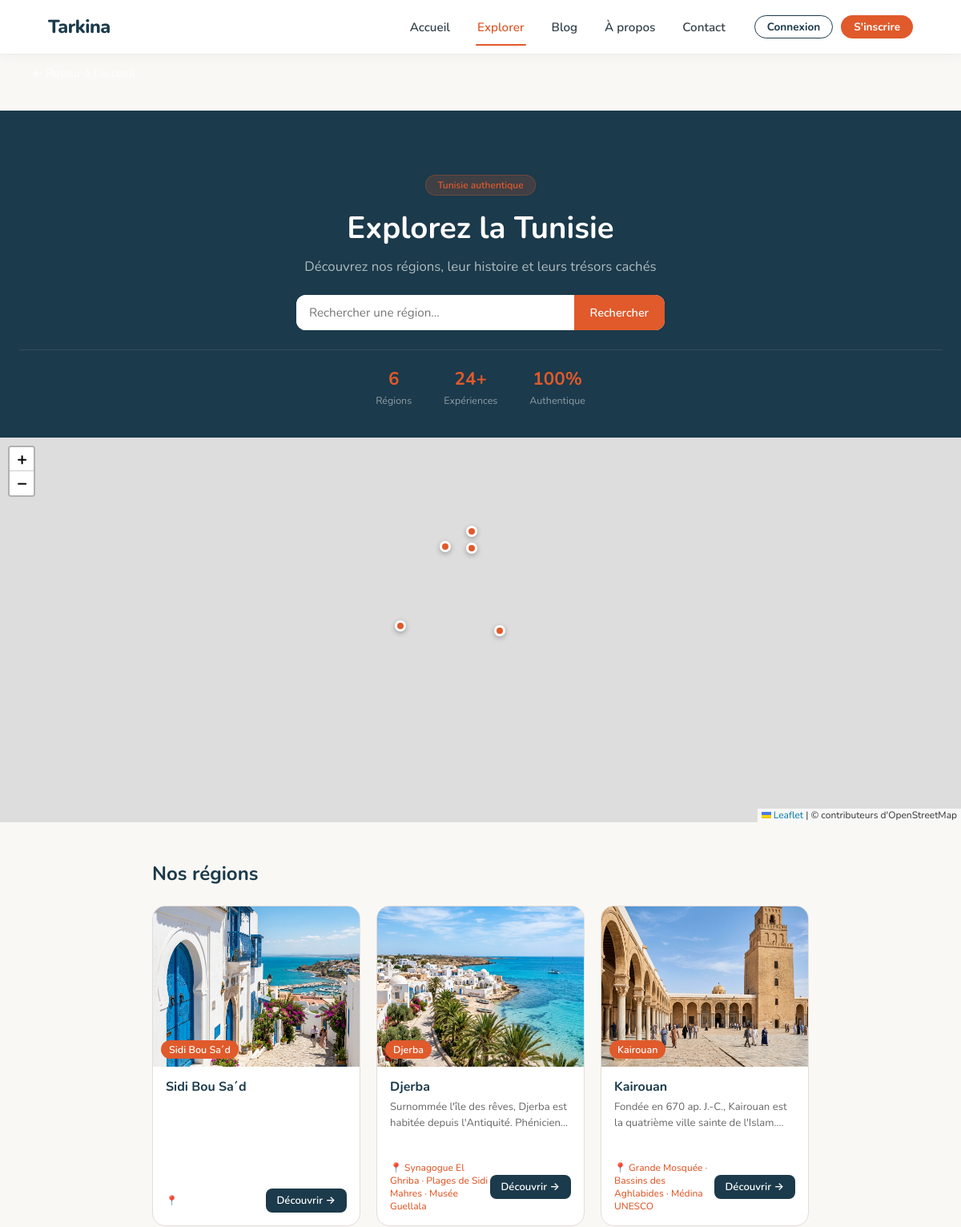
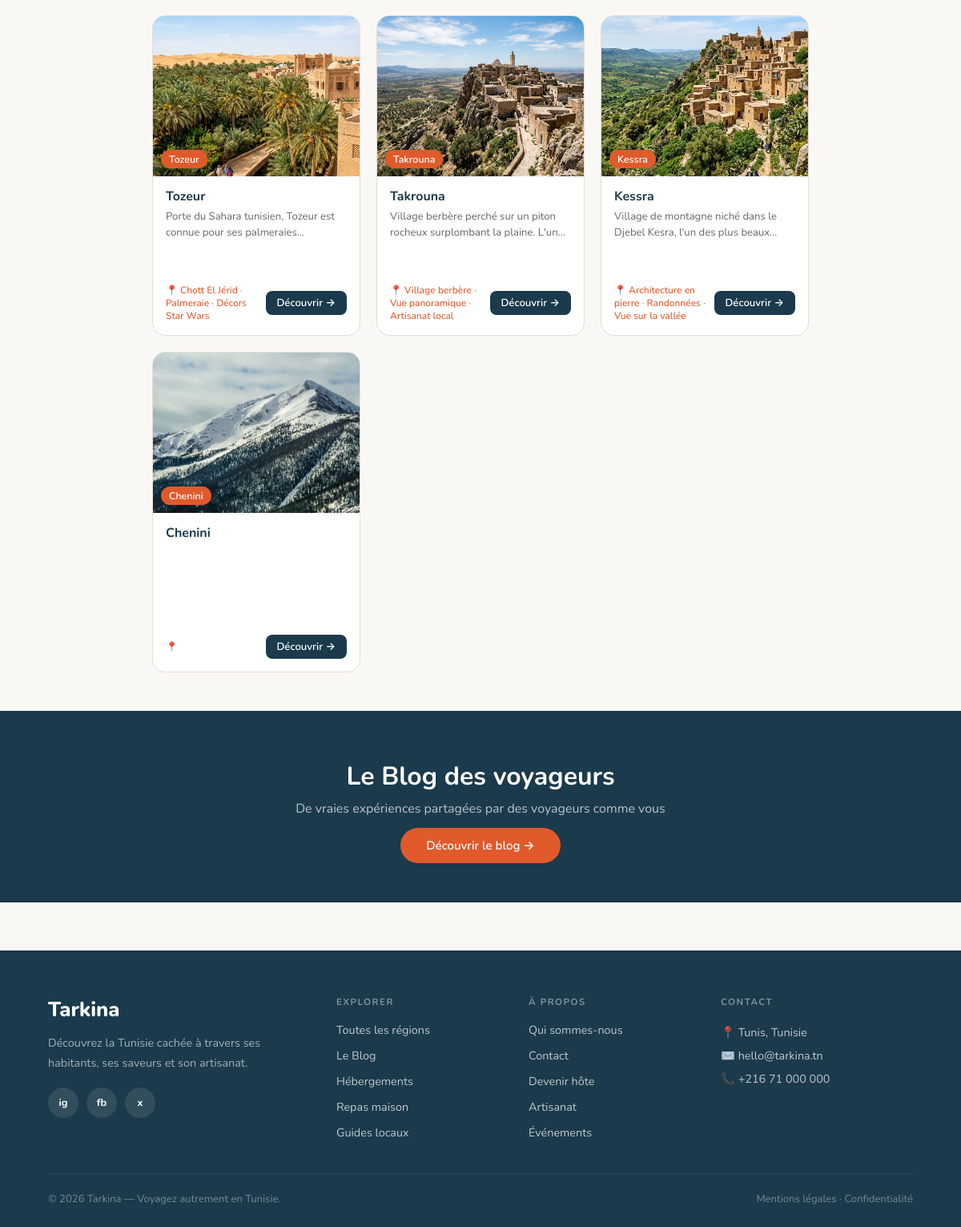
Screenshot of /explorer.php with the database file from the repository (2 pictures, top to bottom).
### tables this page shows
CREATE TABLE `region` (
  `id` int(10) UNSIGNED NOT NULL,
  `nom` varchar(255) NOT NULL,
  `description` text DEFAULT NULL,
  `photo_principale` varchar(500) DEFAULT NULL,
  `latitude` decimal(10,6) DEFAULT NULL,
  `longitude` decimal(10,6) DEFAULT NULL,
  `photos_sec` text DEFAULT NULL,
  `meilleure_saison` varchar(100) DEFAULT NULL,
  `langues` varchar(255) DEFAULT NULL,
  `monnaie` varchar(100) DEFAULT NULL,
  `created_at` timestamp NOT NULL DEFAULT current_timestamp(),
  `photo` varchar(255) DEFAULT NULL
);

### explorer.php (the view, shortened to what this page needs)
<?php
require 'db.php';
mysqli_set_charset($conn, 'utf8mb4');
$regions_query = mysqli_query($conn, "SELECT * FROM region");
$regions = [];
while ($r = mysqli_fetch_assoc($regions_query)) {
    $regions[] = $r;
}
$region_meta = [
    'Djerba' => [
        'lat' => 33.8075, 'lng' => 10.8451,
        'history' => "Surnommée l'île des rêves, Djerba est habitée depuis l'Antiquité. Phéniciens, Romains et Berbères y ont laissé leurs traces. Sa synagogue El Ghriba est l'une des plus anciennes du monde.",
        'highlight' => 'Synagogue El Ghriba · Plages de Sidi Mahres · Musée Guellala'
    ],
    'Kairouan' => [
        'lat' => 35.6781, 'lng' => 10.0963,
        'history' => "Fondée en 670 ap. J.-C., Kairouan est la quatrième ville sainte de l'Islam. Son médina classée UNESCO abrite la Grande Mosquée Okba, l'une des plus anciennes d'Afrique.",
        'highlight' => 'Grande Mosquée · Bassins des Aghlabides · Médina UNESCO'
    ],
    'Sidi Bou Saïd' => [
        'lat' => 36.8689, 'lng' => 10.3417,
        'history' => "Village perché sur une falaise dominant la mer, célèbre pour ses maisons bleu et blanc. Paul Klee et Gustave Flaubert y ont séjourné. Un symbole de l'identité tunisienne.",
        'highlight' => 'Café des Nattes · Dar Ennejma Ezzahra · Vue sur Carthage'
    ],
    'Tozeur' => [
        'lat' => 33.9197, 'lng' => 8.1335,
        'history' => "Porte du Sahara tunisien, Tozeur est connue pour ses palmeraies immenses et son architecture en brique de terre cuite. Star Wars y fut tourné. Une oasis au bord du désert.",
        'highlight' => 'Chott El Jérid · Palmeraie · Décors Star Wars'
    ],
    'Takrouna' => [
        'lat' => 36.0500, 'lng' => 10.0833,
        'history' => "Village berbère perché sur un piton rocheux surplombant la plaine. L'un des derniers villages berbères de Tunisie, Takrouna offre une vue panoramique exceptionnelle et une architecture unique.",
        'highlight' => 'Village berbère · Vue panoramique · Artisanat local'
    ],
    'Kessra' => [
        'lat' => 35.7167, 'lng' => 9.3667,
        'history' => "Village de montagne niché dans le Djebel Kesra, l'un des plus beaux villages de Tunisie. Ses ruelles en pierre, ses maisons traditionnelles et son calme en font un refuge authentique.",
        'highlight' => 'Architecture en pierre · Randonnées · Vue sur la vallée'
    ],
];
?>
<!DOCTYPE html>
<html lang="fr">
<head>
    <link rel="stylesheet" href="assets/css/style.css">
    <link rel="stylesheet" href="https://unpkg.com/leaflet@1.9.4/dist/leaflet.css">
</head>
<body>
<?php include 'navbar.php'; ?>
<div style="position:absolute;top:80px;left:40px;z-index:100;margin-top:0;padding-top:0;">
    <a href="index.php" style="display:inline-flex;align-items:center;gap:6px;color:#fff;font-size:0.9rem;font-weight:600;text-decoration:none;opacity:0.7;transition:opacity 0.2s;" onmouseover="this.style.opacity='1'" onmouseout="this.style.opacity='0.7'">
    </a>
</div>
<div class="explorer-hero" style="margin-top: 70px;">
    <div class="hero-tag">Tunisie authentique</div>
    <h1>Explorez la Tunisie</h1>
    <p>Découvrez nos régions, leur histoire et leurs trésors cachés</p>
    <div class="hero-search">
        <input type="text" id="region-search" placeholder="Rechercher une région…" oninput="filterCards(this.value)">
        <button onclick="filterCards(document.getElementById('region-search').value)">Rechercher</button>
    </div>
    <div class="hero-stats">
        <div class="hero-stat"><span class="stat-num">6</span><span class="stat-label">Régions</span></div>
        <div class="hero-stat"><span class="stat-num">24+</span><span class="stat-label">Expériences</span></div>
        <div class="hero-stat"><span class="stat-num">100%</span><span class="stat-label">Authentique</span></div>
    </div>
</div>
<div class="explorer-map" id="map"></div>
<div class="explorer-regions">
    <div class="section-header">
        <h2>Nos régions</h2>
    </div>
    <div class="regions-list" id="regions-grid">
        <?php foreach ($regions as $r):
            $name = $r['nom'];
            $meta = $region_meta[$name] ?? ['history' => '', 'highlight' => '', 'lat' => 0, 'lng' => 0];
            $photo = !empty($r['photo'])
                ? (strpos($r['photo'], 'http') === 0 ? $r['photo'] : 'uploads/' . $r['photo'])
                : 'https://images.unsplash.com/photo-1540260074744-934336c53549?w=800&fit=crop';
        ?>
        <div class="region-card" id="card-<?= $r['id'] ?>" data-lat="<?= $meta['lat'] ?>" data-lng="<?= $meta['lng'] ?>" data-id="<?= $r['id'] ?>" data-name="<?= strtolower(htmlspecialchars($name)) ?>">
            <div class="card-img">
                <img src="<?= htmlspecialchars($photo) ?>" alt="<?= htmlspecialchars($name) ?>">
                <div class="card-img-badge"><?= htmlspecialchars($name) ?></div>
            </div>
            <div class="card-body">
                <div class="card-top">
                    <h3><?= htmlspecialchars($name) ?></h3>
                    <p><?= htmlspecialchars($meta['history']) ?></p>
                </div>
                <div class="card-bottom">
                    <div class="card-highlights">📍 <?= htmlspecialchars($meta['highlight']) ?></div>
                    <a href="region.php?id=<?= $r['id'] ?>" class="btn-explore">Découvrir →</a>
                </div>
            </div>
        </div>
        <?php endforeach; ?>
    </div>
</div>
<section style="background:#1B3A4B;padding:60px 0;text-align:center;">
  <div class="container">
    <h2 style="color:#fff;font-size:2rem;font-weight:700;margin-bottom:0.5rem;">Le Blog des voyageurs</h2>
    <p style="color:rgba(255,255,255,0.7);font-size:1rem;margin-bottom:1.5rem;">
      De vraies expériences partagées par des voyageurs comme vous
    </p>
    <a href="blogs.php" style="background:#E05A2B;color:#fff;border-radius:999px;padding:12px 32px;font-size:15px;font-weight:600;text-decoration:none;">
      Découvrir le blog →
    </a>
  </div>
</section>
<?php include 'footer.php'; ?>
</body>
</html>

### navbar.php (shortened to what this page needs)
<?php
$navTransparent = isset($navTransparent) ? (bool) $navTransparent : false;
$__tkCur = basename(parse_url($_SERVER['REQUEST_URI'] ?? ($_SERVER['PHP_SELF'] ?? 'index.php'), PHP_URL_PATH));
$__tkIsAdmin = isset($_SESSION['user_role']) && $_SESSION['user_role'] === 'admin';
$__tkLoggedIn = isset($_SESSION['user_id']);
$tk_active = function (string $f) use ($__tkCur) {
    return $__tkCur === $f ? 'tk-nav-link active' : 'tk-nav-link';
};
?>
<link rel="stylesheet" href="assets/css/typography.css">
<nav class="tk-nav<?= $navTransparent ? ' tk-nav--transparent' : '' ?>" id="tkNav">
  <a href="index.php" class="tk-nav__logo">
    <span>Tarkina</span>
  </a>
  <div class="tk-nav__menu" id="tkMenu">
    <ul class="tk-nav__links">
      <li><a href="index.php" class="<?= $tk_active('index.php') ?>">Accueil</a></li>
      <li><a href="explorer.php" class="<?= $tk_active('explorer.php') ?>">Explorer</a></li>
      <li><a href="blogs.php" class="<?= strpos($__tkCur, 'blog') === 0 ? 'tk-nav-link active' : 'tk-nav-link' ?>">Blog</a></li>
      <li><a href="about.php" class="<?= $tk_active('about.php') ?>">À propos</a></li>
      <li><a href="contact.php" class="<?= $tk_active('contact.php') ?>">Contact</a></li>
    </ul>
    <div class="tk-nav__auth">
      <?php if ($__tkLoggedIn): ?>
        <?php if ($__tkIsAdmin): ?>
          <a href="admin/dashboard.php" class="tk-btn tk-btn--outline">Dashboard</a>
        <?php endif; ?>
        <a href="profile.php" class="tk-btn tk-btn--solid">Mon Profil</a>
        <a href="logout.php" class="tk-btn tk-btn--outline">Déconnexion</a>
      <?php else: ?>
        <a href="login.php" class="tk-btn tk-btn--outline">Connexion</a>
        <a href="register.php" class="tk-btn tk-btn--solid">S'inscrire</a>
      <?php endif; ?>
    </div>
  </div>
</nav>
<?php if (!$navTransparent): ?><div class="tk-nav-spacer"></div><?php endif; ?>

### footer.php (shortened to what this page needs)
<footer class="tkf">
  <div class="tkf__grid">
    <div>
      <div class="tkf__brand-name">Tarkina</div>
      <p class="tkf__brand-desc">Découvrez la Tunisie cachée à travers ses habitants, ses saveurs et son artisanat.</p>
      <div class="tkf__socials">
        <a href="https://instagram.com" target="_blank" rel="noopener" title="Instagram">ig</a>
        <a href="https://facebook.com" target="_blank" rel="noopener" title="Facebook">fb</a>
        <a href="https://twitter.com" target="_blank" rel="noopener" title="X">x</a>
      </div>
    </div>
    <div class="tkf__col">
      <h4>Explorer</h4>
      <ul>
        <li><a href="explorer.php">Toutes les régions</a></li>
        <li><a href="blogs.php">Le Blog</a></li>
        <li><a href="search.php?type=hebergement">Hébergements</a></li>
        <li><a href="search.php?type=repas">Repas maison</a></li>
        <li><a href="search.php?type=guide">Guides locaux</a></li>
      </ul>
    </div>
    <div class="tkf__col">
      <h4>À propos</h4>
      <ul>
        <li><a href="about.php">Qui sommes-nous</a></li>
        <li><a href="contact.php">Contact</a></li>
        <li><a href="register.php">Devenir hôte</a></li>
        <li><a href="search.php?type=artisanat">Artisanat</a></li>
        <li><a href="search.php?type=evenement">Événements</a></li>
      </ul>
    </div>
    <div class="tkf__col">
      <h4>Contact</h4>
      <p class="tkf__contact">📍 Tunis, Tunisie<br>✉️ hello@tarkina.tn<br>📞 +216 71 000 000</p>
    </div>
  </div>
  <div class="tkf__bottom">
    <span>© 2026 Tarkina — Voyagez autrement en Tunisie.</span>
    <span><a href="about.php">Mentions légales</a> · <a href="contact.php">Confidentialité</a></span>
  </div>
</footer>

### assets/css/style.css (style rules this page uses)
:root { --navy: #1B3A4B; --cream: #f5f2ee; --coral: #E05A2B; --white: #ffffff; --text: #333333; --grey: #666666; --soft-grey: #e0e0e0; }
body { font-family: 'Outfit', sans-serif; color: var(--text); background-color: var(--white); overflow-x: hidden; }
h1, h2, h3, .playfair { font-family: 'Playfair Display', serif; }
.region-card { border-radius: 20px; overflow: hidden; position: relative; height: 400px; cursor: pointer; }
.region-card img { width: 100%; height: 100%; object-fit: cover; transition: transform 0.5s; }
section { padding: 80px 0; }
footer { background: var(--navy); color: var(--white); padding: 60px 0 30px; }
.explorer-hero { background: #1B3A4B; padding: 80px 24px 36px; text-align: center; }
.hero-tag { display: inline-block; background: rgba(224,90,43,0.18); color: #E05A2B; font-size: 12px; font-weight: 600; padding: 4px 14px; border-radius: 20px; margin-bottom: 14px; border: 1px solid rgba(224,90,43,0.3); }
.explorer-hero h1 { color: #fff; font-size: 2.4rem; font-weight: 700; margin-bottom: 10px; }
.explorer-hero > p { color: rgba(255,255,255,0.65); font-size: 1.05rem; margin-bottom: 24px; }
.hero-search { display: flex; max-width: 460px; margin: 0 auto 24px; background: #fff; border-radius: 12px; overflow: hidden; }
.hero-search input { flex: 1; border: none; padding: 12px 16px; font-size: 0.95rem; outline: none; font-family: inherit; }
.hero-search button { background: #E05A2B; border: none; color: #fff; padding: 12px 20px; font-size: 0.9rem; font-weight: 600; cursor: pointer; }
.hero-stats { display: flex; justify-content: center; gap: 40px; padding-top: 20px; border-top: 1px solid rgba(255,255,255,0.1); }
.hero-stat { text-align: center; }
.stat-num { display: block; color: #E05A2B; font-size: 1.4rem; font-weight: 700; }
.stat-label { color: rgba(255,255,255,0.5); font-size: 0.78rem; }
.explorer-map { height: 480px; width: 100%; z-index: 1; }
.explorer-regions { max-width: 860px; margin: 48px auto; padding: 0 20px; }
.section-header { display: flex; align-items: center; justify-content: space-between; margin-bottom: 24px; }
.section-header h2 { color: #1B3A4B; font-size: 1.5rem; }
.regions-list { display: grid; grid-template-columns: repeat(3, 1fr); gap: 20px; }
.region-card { display: flex; flex-direction: column; background: #fff; border-radius: 16px; overflow: hidden; border: 1.5px solid #e2ddd8; transition: transform 0.2s, box-shadow 0.2s; cursor: pointer; }
.card-img { width: 100%; height: 200px; position: relative; overflow: hidden; background: #c8d8e0; }
.card-img img { width: 100%; height: 100%; object-fit: cover; transition: transform 0.3s; }
.card-img-badge { position: absolute; bottom: 10px; left: 10px; background: #E05A2B; color: #fff; font-size: 0.78rem; font-weight: 600; padding: 3px 10px; border-radius: 20px; }
.card-body { padding: 14px 16px 16px; flex: 1; display: flex; flex-direction: column; justify-content: space-between; }
.card-top h3 { color: #1B3A4B; font-size: 1rem; font-weight: 700; margin-bottom: 5px; }
.card-top p { color: #666; font-size: 0.82rem; line-height: 1.5; display: -webkit-box; -webkit-line-clamp: 2; -webkit-box-orient: vertical; overflow: hidden; }
.card-bottom { display: flex; align-items: center; justify-content: space-between; margin-top: 12px; }
.card-highlights { font-size: 0.75rem; color: #E05A2B; font-weight: 500; }
.btn-explore { background: #1B3A4B; color: #fff; padding: 6px 14px; border-radius: 8px; font-size: 0.82rem; font-weight: 600; text-decoration: none; transition: background 0.2s; white-space: nowrap; }
.region-card, .forfait-card, .svc-card, .exp-card { transition: transform 0.22s ease, box-shadow 0.22s ease; }
.region-card img, .forfait-card img { transition: transform 0.4s ease; }

### assets/css/typography.css (style rules this page uses)
body, h1, h2, h3, h4, h5, h6, p, a, span, li, ul, ol, label, button, input, select, textarea, small, strong, b, em, td, th, blockquote, figcaption, div, section, article, aside, header, footer, nav { font-family: 'Nunito', 'Segoe UI', system-ui, -apple-system, sans-serif !important; }

### explorer.php (style rules this page uses)
:root { --navy: #1B3A4B; --coral: #E05A2B; --cream: #FAF8F5; --border: #E5E7EB; --muted: #6B7280; --dark: #1a1a2e; --primary: #E05A2B; }
* { box-sizing: border-box; margin: 0; padding: 0; }
body { font-family: 'Lato', 'Segoe UI', sans-serif; background: var(--cream); color: var(--dark); }

### rows the page displays
region: photo (picture), nom "Sidi Bou Sa´d"
region: photo (picture), nom "Djerba", nom "Surnommée l'île des rêves, Djerba est habitée depuis l'Antiquité.…", nom "Synagogue El Ghriba · Plages de Sidi Mahres · Musée Guellala"
region: photo (picture), nom "Kairouan", nom "Fondée en 670 ap. J.-C., Kairouan est la quatrième ville sainte de…", nom "Grande Mosquée · Bassins des Aghlabides · Médina UNESCO"
region: photo (picture), nom "Tozeur", nom "Porte du Sahara tunisien, Tozeur est connue pour ses…", nom "Chott El Jérid · Palmeraie · Décors Star Wars"
region: photo (picture), nom "Takrouna", nom "Village berbère perché sur un piton rocheux surplombant la plaine.…", nom "Village berbère · Vue panoramique · Artisanat local"
region: photo (picture), nom "Kessra", nom "Village de montagne niché dans le Djebel Kesra, l'un des plus…", nom "Architecture en pierre · Randonnées · Vue sur la vallée"
region: photo (picture), nom "Chenini"
